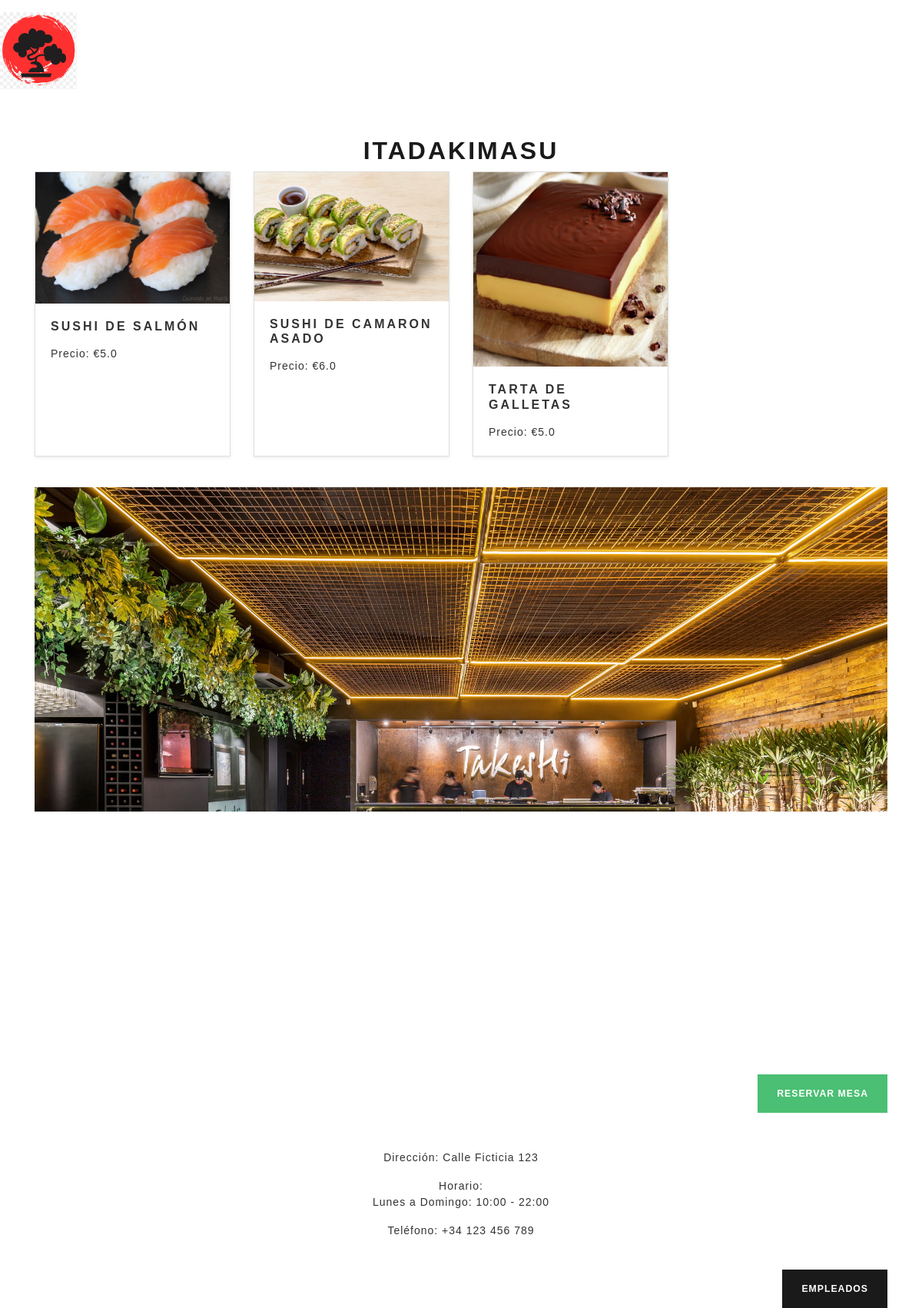
The page / on the database its author committed.
### tables this page shows
CREATE TABLE Configuracion (
                id INTEGER PRIMARY KEY AUTOINCREMENT,
                clave TEXT UNIQUE NOT NULL,
                valor TEXT NOT NULL
            );

CREATE TABLE Platos (
                id INTEGER PRIMARY KEY AUTOINCREMENT,
                nombre TEXT NOT NULL,
                descripcion TEXT,
                precio REAL,
                ingredientes TEXT,
                image_url TEXT,
                categoria TEXT,
                veces_pedido INTEGER
            );

CREATE TABLE ImagenesLocal (
                id INTEGER PRIMARY KEY AUTOINCREMENT,
                url_imagen TEXT NOT NULL
            );

### main.py (the view)
@app.route('/')
def home():
    platos = obtener_platos()
    print(f"Archivos estáticos solicitados: {request.args}")  # Log para depuración
    restaurant_name = obtener_nombre_restaurante()
    background_url = obtener_fondo_actual()
    welcome_message = obtener_mensaje_bienvenida()
    direccion = obtener_direccion()
    horario = obtener_horario()
    telefono = obtener_telefono()
    logo_url = obtener_logo()
    imagenes_local = obtener_imagenes_local()
    with get_db() as db:
        paginas = db.execute(text("SELECT id, titulo FROM PaginasPersonalizadas")).fetchall()
    return render_template(
        'home.html',
        platos=platos,
        restaurant_name=restaurant_name,
        background_url=background_url,
        welcome_message=welcome_message,
        direccion=direccion,
        horario=horario,
        telefono=telefono,
        logo_url=logo_url,
        imagenes_local=imagenes_local,
        paginas=paginas
    )

### db.py (called while the page is built)
@contextmanager
def get_db():
    db = SessionLocal()
    try:
        yield db
    finally:
        db.close()

def obtener_platos():
    with get_db() as db:
        query = text('''
            SELECT Platos.id, Platos.nombre, Platos.descripcion, Platos.precio, Platos.categoria,
                   Platos.image_url,  -- Agregamos la columna de la imagen
                   GROUP_CONCAT(Ingredientes.nombre, ', ') AS ingredientes
            FROM Platos
            LEFT JOIN PlatosIngredientes ON Platos.id = PlatosIngredientes.plato_id
            LEFT JOIN Ingredientes ON PlatosIngredientes.ingrediente_id = Ingredientes.id
            GROUP BY Platos.id
        ''')
        platos = db.execute(query).fetchall()
        return platos

def obtener_fondo_actual():
    with get_db() as db:
        resultado = db.execute(text("SELECT valor FROM Configuracion WHERE clave = 'fondo'")).fetchone()
        return resultado[0] if resultado else '/static/images/default_background.jpg'

def obtener_imagenes_local():
    with get_db() as db:
        imagenes = db.execute(text("SELECT id, url_imagen FROM ImagenesLocal ORDER BY id ASC")).fetchall()
        return [{'id': imagen[0], 'url_imagen': imagen[1]} for imagen in imagenes]

def obtener_nombre_restaurante():
    with get_db() as db:
        resultado = db.execute(text("SELECT valor FROM Configuracion WHERE clave = 'nombre_restaurante'")).fetchone()
        return resultado[0] if resultado else "Restaurante"

def obtener_mensaje_bienvenida():
    with get_db() as db:
        resultado = db.execute(text("SELECT valor FROM Configuracion WHERE clave = 'mensaje_bienvenida'")).fetchone()
        return resultado[0] if resultado else "Bienvenido a Restaurante"

def obtener_direccion():
    with get_db() as db:
        resultado = db.execute(text("SELECT valor FROM Configuracion WHERE clave = 'direccion'")).fetchone()
        return resultado[0] if resultado else "Dirección no disponible"

def obtener_horario():
    with get_db() as db:
        resultado = db.execute(text("SELECT valor FROM Configuracion WHERE clave = 'horario'")).fetchone()
        return resultado[0] if resultado else "Horario no disponible"

def obtener_telefono():
    with get_db() as db:
        resultado = db.execute(text("SELECT valor FROM Configuracion WHERE clave = 'telefono'")).fetchone()
        return resultado[0] if resultado else "Teléfono no disponible"

### templates/home.html (shortened to what this page needs)
<!DOCTYPE html>
<html lang="es">
<head>
    <link href="https://cdn.jsdelivr.net/npm/bootswatch@4.5.2/dist/lux/bootstrap.min.css" rel="stylesheet">
    <link rel="stylesheet" href="{{ url_for('dynamic_css') }}">
</head>
<body>
    <div class="custom-button-container mt-3">
    <div class="me-3">
        {% if logo_url %}
        <a href="{{ url_for('home') }}" class="custom-button-image">
            <img src="{{ logo_url }}" alt="Logo del Restaurante" class="logo" style="max-width: 200px; max-height: 100px;">
        </a>
        {% else %}
        <a href="{{ url_for('home') }}" class="custom-button">{{ restaurant_name }}</a>
        {% endif %}
    </div>
    <div class="d-flex">
        {% for pagina in paginas %}
            <a class="nav-link text-white menu-item mx-3" href="{{ url_for('ver_pagina', id=pagina.id) }}">{{ pagina.titulo }}</a>
        {% endfor %}
    </div>
</div>
    <div class="container mt-4">
        <h1 class="text-center bienvenida">{{ welcome_message }}</h1>
        <div class="row">
            {% for plato in platos %}
                <div class="col-md-3 mb-3">
                    <div class="card h-100 shadow-sm">
                        <img src="{{ plato.image_url or '/static/images/default_plato.jpg' }}" class="card-img-top" alt="Imagen de {{ plato.nombre }}" loading="lazy">
                        <div class="card-body">
                            <h5 class="card-title">{{ plato.nombre }}</h5>
                            <p class="card-text"><strong>Precio:</strong> €{{ plato.precio }}</p>
                        </div>
                    </div>
                </div>
            {% endfor %}
        </div>
        <div id="localCarousel" class="carousel slide mt-4" data-ride="carousel" data-interval="3000">
            <div class="carousel-inner">
                {% for imagen in imagenes_local %}
                    <div class="carousel-item {% if loop.first %}active{% endif %}">
                        <img src="{{ imagen.url_imagen or '/static/images/default_image.jpg' }}" class="d-block w-100" alt="Imagen del Local">
                    </div>
                {% else %}
                    <div class="carousel-item active">
                        <img src="/static/images/default_image.jpg" class="d-block w-100" alt="Imagen por defecto">
                    </div>
                {% endfor %}
            </div>
        </div>
        <div class="text-right mt-4">
            <a href="{{ url_for('reservar') }}" class="btn btn-success" aria-label="Reservar mesa">Reservar Mesa</a>
        </div>
        <div class="row justify-content-center mt-5">
            <div class="col-md-6 text-center">
                <p class="direccion"><strong>Dirección:</strong> {{ direccion }}</p>
                <p class="horario"><strong>Horario:</strong><br>{{ horario }}</p>
                <p class="telefono"><strong>Teléfono:</strong> {{ telefono }}</p>
            </div>
        </div>
        <div class="text-right mt-4">
            {% if 'username' in session %}
                <p>Hola, <strong>{{ session['username'] }}</strong>!</p>
                <a href="{{ url_for('logout') }}" class="btn btn-danger" aria-label="Cerrar sesión">Cerrar sesión</a>
            {% else %}
                <a href="{{ url_for('login') }}" class="btn btn-primary" aria-label="Iniciar sesión">Empleados</a>
            {% endif %}
        </div>
    </div>
</body>
</html>

### rows shown on the page
Configuracion: valor (picture)
Configuracion: valor "ITADAKIMASU"
Platos: image_url (picture), nombre "SUSHI DE SALMÓN", precio "5.0"
Platos: image_url (picture), nombre "SUSHI DE CAMARON ASADO", precio "6.0"
Platos: image_url (picture), nombre "TARTA DE GALLETAS", precio "5.0"
ImagenesLocal: url_imagen (picture)
Configuracion: valor "Calle Ficticia 123"
Configuracion: valor "Lunes a Domingo: 10:00 - 22:00"
Configuracion: valor "+34 123 456 789"
